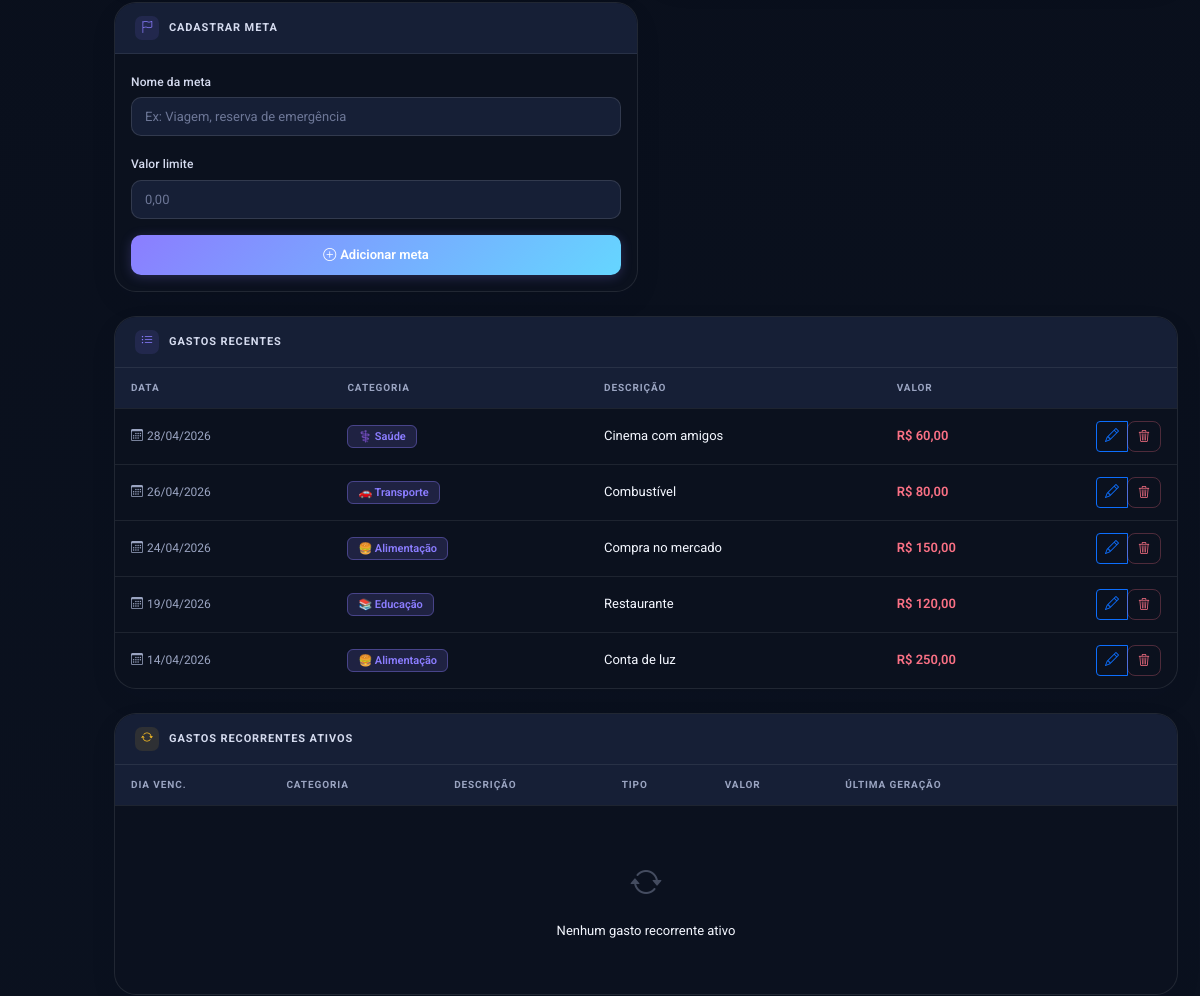
Page /public/dashboard (signed in, middle part) on the earlier database version.
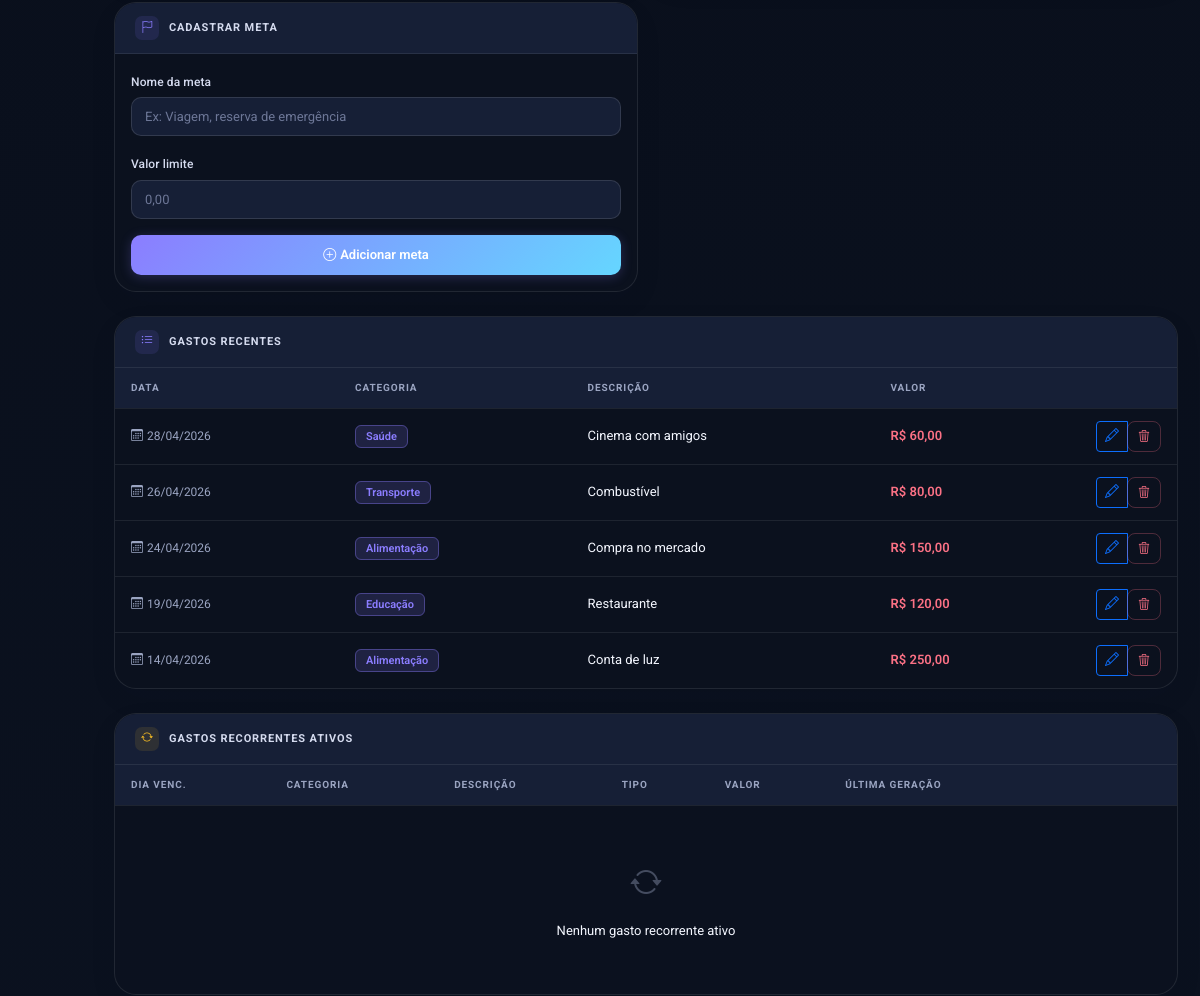
Same page on the later database version.
### tables this page shows
CREATE TABLE IF NOT EXISTS gastos (
  id_gasto INT AUTO_INCREMENT PRIMARY KEY,
  id_usuario INT NOT NULL,
  id_categoria INT NOT NULL,
  id_moeda INT NOT NULL DEFAULT 1,
  descricao VARCHAR(255),
  valor DECIMAL(10,2) NOT NULL,
  data_gasto DATE NOT NULL,
  data_criacao DATETIME DEFAULT CURRENT_TIMESTAMP,
  data_atualizacao DATETIME DEFAULT CURRENT_TIMESTAMP ON UPDATE CURRENT_TIMESTAMP,
  FOREIGN KEY (id_usuario) REFERENCES usuarios(id_usuario) ON DELETE CASCADE,
  FOREIGN KEY (id_categoria) REFERENCES categorias(id_categoria) ON DELETE CASCADE,
  FOREIGN KEY (id_moeda) REFERENCES moedas(id_moeda)
);

CREATE TABLE IF NOT EXISTS categorias (
  id_categoria INT AUTO_INCREMENT PRIMARY KEY,
  nome VARCHAR(30) NOT NULL,
  id_tipo INT NOT NULL,
  id_usuario INT NULL,
  FOREIGN KEY (id_tipo) REFERENCES tipos_categoria(id_tipo),
  FOREIGN KEY (id_usuario) REFERENCES usuarios(id_usuario) ON DELETE CASCADE
);

CREATE TABLE IF NOT EXISTS moedas (
  id_moeda INT AUTO_INCREMENT PRIMARY KEY,
  codigo VARCHAR(10) NOT NULL UNIQUE,
  nome VARCHAR(50) NOT NULL,
  simbolo VARCHAR(5) NOT NULL
);

### app/Core/Controller.php (called while the page is built, shortened)
<?php
class Controller
{
    public function model($model)
    {
        $file = dirname(__DIR__) . '/Models/' . $model . '.php';
        return new $modelClass();
    }
    public function view($view, $data = [])
    {
        extract($data);
        $file = dirname(__DIR__) . '/Views/' . $view . '.php';
        require_once $file;
    }
}

### app/Controllers/DashboardController.php (called while the page is built, shortened)
<?php
class DashboardController extends Controller
{
    public function index()
    {
        $id_usuario     = $_SESSION['id_usuario'];
        $gastoModel     = $this->model('Gasto');
        $receitaModel   = $this->model('Receita');
        $metaModel      = $this->model('Meta');
        $categoriaModel = $this->model('Categoria');
        $salarioModel   = $this->model('Salario');
        $poupancaModel  = $this->model('Poupanca');
        $gastoModel->gerarRecorrentes($id_usuario);
        $gastos      = $gastoModel->getGastos($id_usuario);
        $receitas    = $receitaModel->getReceitas($id_usuario);
        $metas       = $metaModel->getMetas($id_usuario);
        $categorias  = $categoriaModel->getCategorias($id_usuario);
        $salario     = $salarioModel->getSalario($id_usuario);
        $recorrentes = $gastoModel->getRecorrentes($id_usuario);
        $total_guardado = $poupancaModel->getTotalGuardado($id_usuario);
        $historico_guardado = $poupancaModel->getHistorico($id_usuario, 5);
        $mes_atual = date('m');
        $ano_atual = date('Y');
        $gastos_mes = array_filter($gastos, function ($g) use ($mes_atual, $ano_atual) {
            return date('m', strtotime($g['data_gasto'])) == $mes_atual
                && date('Y', strtotime($g['data_gasto'])) == $ano_atual;
        });
        $total_mes_pontuais = array_sum(array_column($gastos_mes, 'valor'));
        $receitas_mes = array_filter($receitas, function ($r) use ($mes_atual, $ano_atual) {
            return date('m', strtotime($r['data_receita'])) == $mes_atual
                && date('Y', strtotime($r['data_receita'])) == $ano_atual;
        });
        $total_receitas_mes = array_sum(array_column($receitas_mes, 'valor'));
        $total_recorrentes_pendentes = 0;
        $total_recorrentes = array_sum(array_column($recorrentes, 'valor'));
        $total_mes         = $total_mes_pontuais + $total_recorrentes_pendentes;
        $total_geral       = array_sum(array_column($gastos, 'valor'));
        $saldo = $salario + $total_receitas_mes - $total_mes - $total_guardado;
        $grafico_saldo = [];
        for ($i = 5; $i >= 0; $i--) {
            $mes_ref  = date('m', strtotime("-$i months"));
            $ano_ref  = date('Y', strtotime("-$i months"));
            $nome_mes = date('M', strtotime("-$i months"));
            $gastos_ref = array_filter($gastos, function ($g) use ($mes_ref, $ano_ref) {
                return date('m', strtotime($g['data_gasto'])) == $mes_ref
                    && date('Y', strtotime($g['data_gasto'])) == $ano_ref;
            });
            $total_ref = array_sum(array_column($gastos_ref, 'valor'));
            $receitas_ref = array_filter($receitas, function ($r) use ($mes_ref, $ano_ref) {
                return date('m', strtotime($r['data_receita'])) == $mes_ref
                    && date('Y', strtotime($r['data_receita'])) == $ano_ref;
            });
            $total_receitas_ref = array_sum(array_column($receitas_ref, 'valor'));
            if ($i === 0) {
                $total_ref += $total_recorrentes_pendentes;
                $saldo_ref  = $salario + $total_receitas_ref - $total_ref - $total_guardado;
            } else {
                $saldo_ref = $salario + $total_receitas_ref - $total_ref;
            }
            $grafico_saldo['labels'][]  = $nome_mes;
            $grafico_saldo['valores'][] = $saldo_ref;
        }
        $grafico_metas = [
            'labels'   => array_column($metas, 'nome_meta'),
            'limites'  => array_column($metas, 'valor_limite'),
            'guardado' => array_column($metas, 'valor_guardado'),
        ];
        $data = [
            'nome_usuario'       => $_SESSION['nome'],
            'csrf_token'         => $this->gerarTokenCSRF(),
            'salario'            => $salario,
            'total_mes'          => $total_mes,
            'total_receitas_mes' => $total_receitas_mes,
            'total_geral'        => $total_geral,
            'total_recorrentes'  => $total_recorrentes,
            'total_guardado'     => $total_guardado,
            'historico_guardado' => $historico_guardado,
            'saldo'              => $saldo,
            'gastos'             => $gastos,
            'receitas'           => $receitas,
            'metas'              => $metas,
            'categorias'         => $categorias,
            'recorrentes'        => $recorrentes,
            'grafico_saldo'      => $grafico_saldo,
            'grafico_metas'      => $grafico_metas,
        ];
        $this->view('dashboard/index', $data);
    }
}

### app/Core/App.php (called while the page is built, shortened)
<?php
class App
{
    protected $method     = 'login';
    public function __construct()
    {
        $url = $this->parseUrl();
        $route = strtolower($url[0]);
        $aliases = [
            'categoria' => 'CategoriaController',
            'categorias' => 'CategoriaController',
            'perfil' => 'PerfilController',
            'relatorio' => 'RelatorioController',
            'relatorios' => 'RelatorioController',
            'receita' => 'ReceitasController',
            'receitas' => 'ReceitasController',
        ];
        $controllerNome = $aliases[$route] ?? (ucfirst($route) . 'Controller');
        $this->controller = $controllerNome;
        unset($url[0]);
        $url = array_values($url);
        $controllerObj   = new $controllerClass();
        if (!empty($url[0]) && method_exists($controllerObj, $url[0])) {
            $this->method = $url[0];
            unset($url[0]);
            $url = array_values($url);
        } else {
            $defaults = [
                'AuthController'      => 'login',
                'DashboardController' => 'index',
                'GastosController'    => 'index',
                'MetasController'     => 'index',
            ];
            $this->method = $defaults[$this->controller] ?? 'index';
        }
        $this->params = $url;
        call_user_func_array([$controllerObj, $this->method], $this->params);
    }
    protected function parseUrl()
    {
        if (isset($_GET['url'])) {
            return array_values(explode(
                '/',
                filter_var(rtrim($_GET['url'], '/'), FILTER_SANITIZE_URL)
            ));
        }
        return [];
    }
}

### public/index.php (called while the page is built)
<?php
require_once dirname(__DIR__) . '/app/init.php';
require_once dirname(__DIR__) . '/app/Core/App.php';
new \App\Core\App();

### app/init.php (called while the page is built, shortened)
<?php
spl_autoload_register(function ($class) {
    if (strpos($class, 'App\\') === 0) {
        $relative = substr($class, 4);
        $relative = str_replace('\\', '/', $relative);
        $file = dirname(__DIR__) . '/app/' . $relative . '.php';
    }
});

### app/Core/Model.php (called while the page is built, shortened)
<?php
class Model
{
    public function __construct()
    {
        $host   = "localhost";
        $usuario = "root";
        $senha  = "";
        $banco  = "granaflow";
        $porta  = 3308;
        $this->db = new mysqli($host, $usuario, $senha, $banco, $porta);
    }
}

### app/Models/Gasto.php (called while the page is built, shortened)
<?php
class Gasto extends Model
{
    public function getGastos($usuario_id, $filtro_categoria = null, $filtro_mes = null, $ordem = 'data_desc', $busca = null)
    {
        $sql = "SELECT g.*, c.nome AS categoria, m.simbolo
                FROM gastos g
                JOIN categorias c ON g.id_categoria = c.id_categoria
                JOIN moedas m ON g.id_moeda = m.id_moeda
                WHERE g.id_usuario = ?";
        $params = [$usuario_id];
        $tipos = "i";
        switch ($ordem) {
            default:
                $sql .= " ORDER BY g.data_gasto DESC";
        }
        $stmt = $this->db->prepare($sql);
        $stmt->bind_param($tipos, ...$params);
        $stmt->execute();
        return $stmt->get_result()->fetch_all(MYSQLI_ASSOC);
    }
}

### app/Views/dashboard/index.php (the view, shortened to what the rows shown need)
<?php
require_once dirname(__DIR__) . '/partials/shell_top.php';
?>
<div class="row g-3 mb-4">
    <div class="col-12">
        <div class="card formulario-card">
            <div class="card-body p-0">
                <div class="table-responsive">
                    <table class="table table-hover tabela-gastos mb-0">
                        <thead>
                            <tr>
                                <th>Data</th>
                                <th>Categoria</th>
                                <th>Descrição</th>
                                <th>Valor</th>
                                <th style="width: 120px;"></th>
                            </tr>
                        </thead>
                        <tbody>
                            <?php if (empty($gastos)): ?>
                                <tr>
                                    <td colspan="5">
                                        <div class="empty-state">
                                            <i class="bi bi-inbox"></i>
                                            <p>Nenhum gasto registrado ainda</p>
                                        </div>
                                    </td>
                                </tr>
                            <?php else: ?>
                                <?php foreach (array_slice($gastos, 0, 10) as $gasto): ?>
                                    <tr>
                                        <td>
                                            <span style="color:var(--muted);font-size:12px;">
                                                <i class="bi bi-calendar3 me-1"></i><?= date('d/m/Y', strtotime($gasto['data_gasto'])) ?>
                                            </span>
                                        </td>
                                        <td><span class="badge-categoria"><?= htmlspecialchars($gasto['categoria']) ?></span></td>
                                        <td><?= htmlspecialchars($gasto['descricao'] ?? '—') ?></td>
                                        <td><span class="valor-gasto"><?= $gasto['simbolo'] ?> <?= number_format((float)$gasto['valor'], 2, ',', '.') ?></span></td>
                                        <td class="text-end">
                                            <div class="btn-group btn-group-sm" role="group">
                                                <button class="btn btn-outline-primary btn-edit-ajax"
                                                    data-url="<?= BASE_URL ?>gastos/editar/<?= $gasto['id_gasto'] ?>"
                                                    data-id="<?= $gasto['id_gasto'] ?>"
                                                    data-type="gasto"
                                                    data-descricao="<?= htmlspecialchars($gasto['descricao'] ?? '') ?>"
                                                    data-valor="<?= $gasto['valor'] ?>"
                                                    data-data="<?= $gasto['data_gasto'] ?>"
                                                    data-categoria="<?= $gasto['id_categoria'] ?? '' ?>"
                                                    title="Editar">
                                                    <i class="bi bi-pencil"></i>
                                                </button>
                                                <button class="btn btn-outline-danger btn-delete-ajax"
                                                    data-url="<?= BASE_URL ?>gastos/deletar/<?= $gasto['id_gasto'] ?>"
                                                    data-id="<?= $gasto['id_gasto'] ?>"
                                                    data-type="gasto"
                                                    title="Deletar">
                                                    <i class="bi bi-trash3"></i>
                                                </button>
                                            </div>
                                        </td>
                                    </tr>
                                <?php endforeach; ?>
                            <?php endif; ?>
                        </tbody>
                    </table>
                </div>
            </div>
        </div>
    </div>
</div>
<div class="row g-3 mb-4">
    <div class="col-12">
        <div class="card formulario-card">
            <div class="card-body p-0">
                <div class="table-responsive">
                    <table class="table table-hover tabela-gastos tabela-recorrentes mb-0">
                        <thead>
                            <tr>
                                <th>Dia Venc.</th>
                                <th>Categoria</th>
                                <th>Descrição</th>
                                <th>Tipo</th>
                                <th>Valor</th>
                                <th>Última Geração</th>
                                <th style="width: 120px;"></th>
                            </tr>
                        </thead>
                    </table>
                </div>
            </div>
        </div>
    </div>
</div>
<?php require_once dirname(__DIR__) . '/partials/shell_bottom.php'; ?>

Differences in the rows shown:
changed through a linked row, gastos "Cinema com amigos": id_categoria.nome "⚕️ Saúde" → "Saúde"
changed through a linked row, gastos "Combustível": id_categoria.nome "🚗 Transporte" → "Transporte"
changed through a linked row, gastos "Compra no mercado": id_categoria.nome "🍔 Alimentação" → "Alimentação"
changed through a linked row, gastos "Restaurante": id_categoria.nome "📚 Educação" → "Educação"
changed through a linked row, gastos "Conta de luz": id_categoria.nome "🍔 Alimentação" → "Alimentação"
